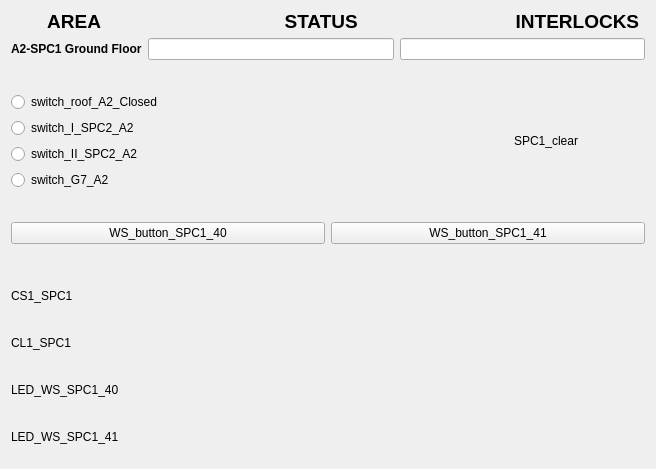
<?xml version="1.0" encoding="UTF-8"?>
<ui version="4.0">
 <class>Form</class>
 <widget class="QWidget" name="Form">
  <property name="geometry">
   <rect>
    <x>0</x>
    <y>0</y>
    <width>621</width>
    <height>469</height>
   </rect>
  </property>
  <property name="windowTitle">
   <string>Form</string>
  </property>
  <layout class="QVBoxLayout" name="verticalLayout_3">
   <item>
    <layout class="QVBoxLayout" name="verticalLayout">
     <item>
      <widget class="QLabel" name="label_4">
       <property name="maximumSize">
        <size>
         <width>16777215</width>
         <height>21</height>
        </size>
       </property>
       <property name="font">
        <font>
         <pointsize>14</pointsize>
         <weight>75</weight>
         <bold>true</bold>
        </font>
       </property>
       <property name="text">
        <string>       AREA                                   STATUS                              INTERLOCKS </string>
       </property>
      </widget>
     </item>
     <item>
      <layout class="QFormLayout" name="formLayout_2">
       <property name="fieldGrowthPolicy">
        <enum>QFormLayout::AllNonFixedFieldsGrow</enum>
       </property>
       <item row="0" column="0">
        <widget class="QLabel" name="label_2">
         <property name="font">
          <font>
           <weight>75</weight>
           <bold>true</bold>
          </font>
         </property>
         <property name="text">
          <string>A2-SPC1 Ground Floor</string>
         </property>
        </widget>
       </item>
       <item row="0" column="1">
        <layout class="QHBoxLayout" name="horizontalLayout">
         <item>
          <widget class="QELineEdit" name="qelineedit_2">
           <property name="alignment">
            <set>Qt::AlignCenter</set>
           </property>
           <property name="variable" stdset="0">
            <string>VCS:SPC1-CLR-STATS</string>
           </property>
           <property name="format" stdset="0">
            <enum>QELineEdit::Default</enum>
           </property>
          </widget>
         </item>
         <item>
          <widget class="QELineEdit" name="qelineedit">
           <property name="alignment">
            <set>Qt::AlignCenter</set>
           </property>
           <property name="variable" stdset="0">
            <string>VCS:SPC1-INTLCKS-STATS</string>
           </property>
          </widget>
         </item>
        </layout>
       </item>
      </layout>
     </item>
    </layout>
   </item>
   <item>
    <spacer name="verticalSpacer_2">
     <property name="orientation">
      <enum>Qt::Vertical</enum>
     </property>
     <property name="sizeHint" stdset="0">
      <size>
       <width>20</width>
       <height>40</height>
      </size>
     </property>
    </spacer>
   </item>
   <item>
    <layout class="QHBoxLayout" name="horizontalLayout_9">
     <item>
      <layout class="QVBoxLayout" name="verticalLayout_2">
       <item>
        <widget class="QERadioButton" name="qeradiobutton_3">
         <property name="text">
          <string>switch_roof_A2_Closed</string>
         </property>
         <property name="autoExclusive">
          <bool>false</bool>
         </property>
         <property name="variable" stdset="0">
          <string>VCS:SW-RF-A2-CLSD</string>
         </property>
         <property name="format" stdset="0">
          <enum>QERadioButton::LocalEnumeration</enum>
         </property>
         <property name="pressText">
          <string>0</string>
         </property>
         <property name="releaseText">
          <string>1</string>
         </property>
        </widget>
       </item>
       <item>
        <widget class="QERadioButton" name="qeradiobutton_6">
         <property name="text">
          <string>switch_I_SPC2_A2</string>
         </property>
         <property name="autoExclusive">
          <bool>false</bool>
         </property>
         <property name="variable" stdset="0">
          <string>VCS:SW-I-SPC1-A2</string>
         </property>
         <property name="format" stdset="0">
          <enum>QERadioButton::LocalEnumeration</enum>
         </property>
         <property name="pressText">
          <string>0</string>
         </property>
         <property name="releaseText">
          <string>1</string>
         </property>
        </widget>
       </item>
       <item>
        <widget class="QERadioButton" name="qeradiobutton_5">
         <property name="text">
          <string>switch_II_SPC2_A2</string>
         </property>
         <property name="autoExclusive">
          <bool>false</bool>
         </property>
         <property name="variable" stdset="0">
          <string>VCS:SW-II-SPC1-A2</string>
         </property>
         <property name="format" stdset="0">
          <enum>QERadioButton::LocalEnumeration</enum>
         </property>
         <property name="pressText">
          <string>0</string>
         </property>
         <property name="releaseText">
          <string>1</string>
         </property>
        </widget>
       </item>
       <item>
        <widget class="QERadioButton" name="qeradiobutton_4">
         <property name="text">
          <string>switch_G7_A2</string>
         </property>
         <property name="variable" stdset="0">
          <string>VCS:SW-G7-A2</string>
         </property>
         <property name="format" stdset="0">
          <enum>QERadioButton::LocalEnumeration</enum>
         </property>
         <property name="pressText">
          <string>1</string>
         </property>
         <property name="releaseText">
          <string>0</string>
         </property>
        </widget>
       </item>
      </layout>
     </item>
     <item>
      <spacer name="horizontalSpacer">
       <property name="orientation">
        <enum>Qt::Horizontal</enum>
       </property>
       <property name="sizeHint" stdset="0">
        <size>
         <width>40</width>
         <height>20</height>
        </size>
       </property>
      </spacer>
     </item>
     <item>
      <layout class="QHBoxLayout" name="horizontalLayout_8">
       <item>
        <widget class="QLabel" name="label_9">
         <property name="maximumSize">
          <size>
           <width>16777215</width>
           <height>20</height>
          </size>
         </property>
         <property name="text">
          <string>SPC1_clear</string>
         </property>
        </widget>
       </item>
       <item>
        <widget class="QEBitStatus" name="qebitstatus_3">
         <property name="minimumSize">
          <size>
           <width>61</width>
           <height>41</height>
          </size>
         </property>
         <property name="maximumSize">
          <size>
           <width>61</width>
           <height>41</height>
          </size>
         </property>
         <property name="numberOfBits">
          <number>1</number>
         </property>
         <property name="shape">
          <enum>QBitStatus::Circle</enum>
         </property>
         <property name="offColour">
          <color>
           <red>0</red>
           <green>77</green>
           <blue>0</blue>
          </color>
         </property>
         <property name="variable" stdset="0">
          <string>VCS:SPC1-GF-CLEAR</string>
         </property>
        </widget>
       </item>
      </layout>
     </item>
    </layout>
   </item>
   <item>
    <spacer name="verticalSpacer_3">
     <property name="orientation">
      <enum>Qt::Vertical</enum>
     </property>
     <property name="sizeHint" stdset="0">
      <size>
       <width>20</width>
       <height>40</height>
      </size>
     </property>
    </spacer>
   </item>
   <item>
    <layout class="QHBoxLayout" name="horizontalLayout_10">
     <item>
      <widget class="QEPushButton" name="qepushbutton_3">
       <property name="text">
        <string>WS_button_SPC1_40</string>
       </property>
       <property name="variable" stdset="0">
        <string>VCS:WS-BUT-SPC1-40</string>
       </property>
       <property name="writeOnPress">
        <bool>true</bool>
       </property>
       <property name="writeOnRelease">
        <bool>true</bool>
       </property>
       <property name="writeOnClick">
        <bool>false</bool>
       </property>
       <property name="pressText">
        <string>0</string>
       </property>
       <property name="releaseText">
        <string>1</string>
       </property>
      </widget>
     </item>
     <item>
      <widget class="QEPushButton" name="qepushbutton_5">
       <property name="text">
        <string>WS_button_SPC1_41</string>
       </property>
       <property name="variable" stdset="0">
        <string>VCS:WS-BUT-SPC1-41</string>
       </property>
       <property name="writeOnPress">
        <bool>true</bool>
       </property>
       <property name="writeOnRelease">
        <bool>true</bool>
       </property>
       <property name="writeOnClick">
        <bool>false</bool>
       </property>
       <property name="pressText">
        <string>0</string>
       </property>
       <property name="releaseText">
        <string>1</string>
       </property>
      </widget>
     </item>
    </layout>
   </item>
   <item>
    <spacer name="verticalSpacer">
     <property name="orientation">
      <enum>Qt::Vertical</enum>
     </property>
     <property name="sizeHint" stdset="0">
      <size>
       <width>20</width>
       <height>40</height>
      </size>
     </property>
    </spacer>
   </item>
   <item>
    <layout class="QHBoxLayout" name="horizontalLayout_13">
     <item>
      <widget class="QLabel" name="label_12">
       <property name="maximumSize">
        <size>
         <width>16777215</width>
         <height>20</height>
        </size>
       </property>
       <property name="text">
        <string>CS1_SPC1</string>
       </property>
      </widget>
     </item>
     <item>
      <widget class="QEBitStatus" name="qebitstatus_8">
       <property name="minimumSize">
        <size>
         <width>61</width>
         <height>41</height>
        </size>
       </property>
       <property name="maximumSize">
        <size>
         <width>61</width>
         <height>41</height>
        </size>
       </property>
       <property name="numberOfBits">
        <number>1</number>
       </property>
       <property name="shape">
        <enum>QBitStatus::Circle</enum>
       </property>
       <property name="offColour">
        <color>
         <red>0</red>
         <green>70</green>
         <blue>0</blue>
        </color>
       </property>
       <property name="variable" stdset="0">
        <string>VCS:CS1-SPC1</string>
       </property>
       <property name="variableSubstitutions" stdset="0">
        <string/>
       </property>
      </widget>
     </item>
    </layout>
   </item>
   <item>
    <layout class="QHBoxLayout" name="horizontalLayout_12">
     <item>
      <widget class="QLabel" name="label_11">
       <property name="maximumSize">
        <size>
         <width>16777215</width>
         <height>20</height>
        </size>
       </property>
       <property name="text">
        <string>CL1_SPC1</string>
       </property>
      </widget>
     </item>
     <item>
      <widget class="QEBitStatus" name="qebitstatus_7">
       <property name="minimumSize">
        <size>
         <width>61</width>
         <height>41</height>
        </size>
       </property>
       <property name="maximumSize">
        <size>
         <width>61</width>
         <height>41</height>
        </size>
       </property>
       <property name="numberOfBits">
        <number>1</number>
       </property>
       <property name="shape">
        <enum>QBitStatus::Circle</enum>
       </property>
       <property name="offColour">
        <color>
         <red>0</red>
         <green>70</green>
         <blue>0</blue>
        </color>
       </property>
       <property name="variable" stdset="0">
        <string>VCS:CL1-SPC1</string>
       </property>
       <property name="variableSubstitutions" stdset="0">
        <string/>
       </property>
      </widget>
     </item>
    </layout>
   </item>
   <item>
    <layout class="QHBoxLayout" name="horizontalLayout_14">
     <item>
      <widget class="QLabel" name="label_13">
       <property name="maximumSize">
        <size>
         <width>16777215</width>
         <height>20</height>
        </size>
       </property>
       <property name="text">
        <string>LED_WS_SPC1_40</string>
       </property>
      </widget>
     </item>
     <item>
      <widget class="QEBitStatus" name="qebitstatus_9">
       <property name="minimumSize">
        <size>
         <width>61</width>
         <height>41</height>
        </size>
       </property>
       <property name="maximumSize">
        <size>
         <width>61</width>
         <height>41</height>
        </size>
       </property>
       <property name="numberOfBits">
        <number>1</number>
       </property>
       <property name="shape">
        <enum>QBitStatus::Circle</enum>
       </property>
       <property name="offColour">
        <color>
         <red>0</red>
         <green>70</green>
         <blue>0</blue>
        </color>
       </property>
       <property name="variable" stdset="0">
        <string>VCS:LED-WS-SPC1-40</string>
       </property>
       <property name="variableSubstitutions" stdset="0">
        <string/>
       </property>
      </widget>
     </item>
    </layout>
   </item>
   <item>
    <layout class="QHBoxLayout" name="horizontalLayout_15">
     <item>
      <widget class="QLabel" name="label_14">
       <property name="maximumSize">
        <size>
         <width>16777215</width>
         <height>20</height>
        </size>
       </property>
       <property name="text">
        <string>LED_WS_SPC1_41</string>
       </property>
      </widget>
     </item>
     <item>
      <widget class="QEBitStatus" name="qebitstatus_10">
       <property name="minimumSize">
        <size>
         <width>61</width>
         <height>41</height>
        </size>
       </property>
       <property name="maximumSize">
        <size>
         <width>61</width>
         <height>41</height>
        </size>
       </property>
       <property name="numberOfBits">
        <number>1</number>
       </property>
       <property name="shape">
        <enum>QBitStatus::Circle</enum>
       </property>
       <property name="offColour">
        <color>
         <red>0</red>
         <green>70</green>
         <blue>0</blue>
        </color>
       </property>
       <property name="variable" stdset="0">
        <string>VCS:LED-WS-SPC1-41</string>
       </property>
       <property name="variableSubstitutions" stdset="0">
        <string/>
       </property>
      </widget>
     </item>
    </layout>
   </item>
  </layout>
 </widget>
 <customwidgets>
  <customwidget>
   <class>QEBitStatus</class>
   <extends>QBitStatus</extends>
   <header>QEBitStatus.h</header>
  </customwidget>
  <customwidget>
   <class>QELineEdit</class>
   <extends>QLineEdit</extends>
   <header>QELineEdit.h</header>
  </customwidget>
  <customwidget>
   <class>QEPushButton</class>
   <extends>QPushButton</extends>
   <header>QEPushButton.h</header>
  </customwidget>
  <customwidget>
   <class>QERadioButton</class>
   <extends>QRadioButton</extends>
   <header>QERadioButton.h</header>
  </customwidget>
  <customwidget>
   <class>QBitStatus</class>
   <extends>QWidget</extends>
   <header>QBitStatus.h</header>
  </customwidget>
 </customwidgets>
 <resources/>
 <connections/>
</ui>
